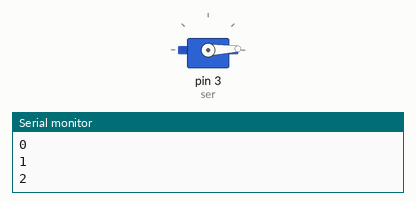
A sketch run on a simulated Arduino Uno, built with avr-gcc and run on an emulated ATmega328P. Shown: servo, the last lines printed to the serial monitor.

Above: at 0.05 s.
At 0.95 s:
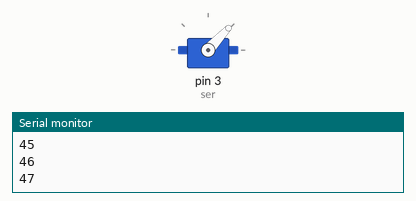
At 1.85 s:
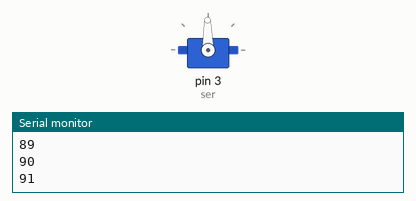
At 3.65 s:
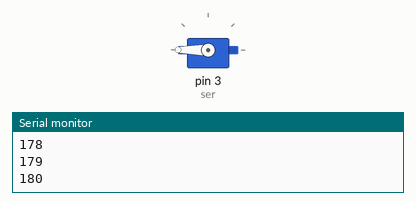
Timing chart, 0 to 8.4 s (numbered marks = the images above):
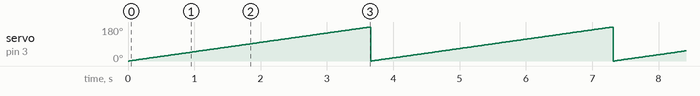

The sketch:

ser_for.ino
```cpp
#include "Servo.h"
int x=0;
Servo ser;
void setup(){
    ser.attach(3); //only can use pin with PWM capability.
    Serial.begin(9600);
}
void loop(){
    for(x;x<=180;x++){
        ser.write(x);
        Serial.println(x);
        delay(20);
    }
    x=0;
}
```

Measured:
- by itself, servo on pin 3 (ser): ramps from 0° to 180° and jumps back, once every 3.7 s
